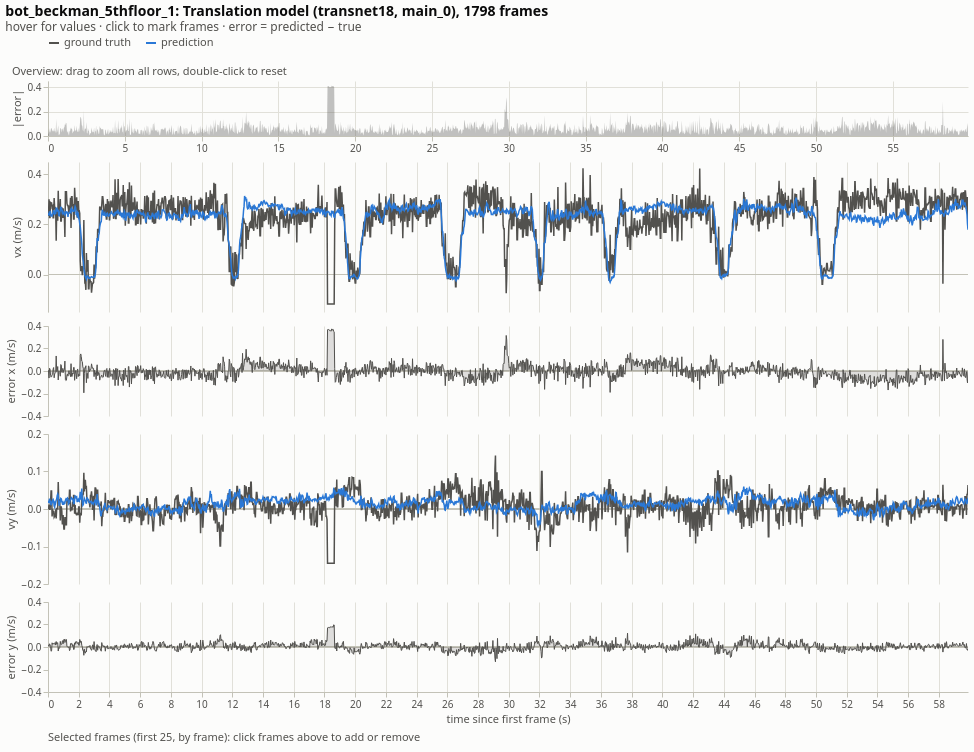

Write notebook code for a chart like this one.
### Markdown cell above
## 4 · Interactive time series

### Code cell
# Colours: ground truth is a neutral reference line; prediction and the selection highlight are
# categorical slots 1 and 2 of the RadaVis palette (checked for colour-vision deficiency).
INK, INK_2, MUTED, GRID, AXIS, SURFACE = "#0b0b0b", "#52514e", "#898781", "#e1e0d9", "#c3c2b7", "#fcfcfb"
GT_COLOR, PRED_COLOR, SELECT_COLOR = INK_2, "#2a78d6", "#eb6834"

WIDTH = 920
F3 = ".3f"
TOOLTIP = [
    alt.Tooltip("frame:Q", title="frame"),
    alt.Tooltip("t:Q", title="t (s)", format=".2f"),
    alt.Tooltip("gt_vx:Q", title="true vx", format=F3),
    alt.Tooltip("pred_vx:Q", title="pred vx", format=F3),
    alt.Tooltip("err_x:Q", title="error x", format="+.3f"),
    alt.Tooltip("gt_vy:Q", title="true vy", format=F3),
    alt.Tooltip("pred_vy:Q", title="pred vy", format=F3),
    alt.Tooltip("err_y:Q", title="error y", format="+.3f"),
    alt.Tooltip("err_norm:Q", title="|error|", format=F3),
]


def symmetric_domain(values, pad=1.05):
    m = float(np.max(np.abs(values))) * pad
    return [-m, m]


def make_timeseries_chart(df: pd.DataFrame, title: str) -> alt.VConcatChart:
    base = alt.Chart(df)

    # Interactions --------------------------------------------------------------
    brush = alt.selection_interval(name="zoom", encodings=["x"])
    hover = alt.selection_point(name="hover", fields=["frame"], nearest=True,
                                on="mouseover", clear="mouseout", empty=False)
    picked = alt.selection_point(name="picked", fields=["frame"], nearest=True,
                                 on="click", toggle="true", clear="dblclick", empty=False)

    x_detail = alt.X("t:Q", title=None, scale=alt.Scale(domain=brush, nice=False),
                     axis=alt.Axis(labels=False, ticks=False, domain=False))
    x_bottom = alt.X("t:Q", title="time since first frame (s)", scale=alt.Scale(domain=brush, nice=False))

    def frame_markers(x_enc, show_hover=True):
        # Vertical rules for selected frames (+ hover crosshair) and an invisible nearest-frame hit layer.
        layers = [
            base.mark_rule(color=SELECT_COLOR, strokeWidth=1.5, clip=True).encode(x=x_enc).transform_filter(picked),
        ]
        if show_hover:
            layers.append(base.mark_rule(color=MUTED, strokeWidth=1, clip=True).encode(x=x_enc).transform_filter(hover))
        layers.append(
            base.mark_point(opacity=0, size=60, clip=True).encode(x=x_enc, tooltip=TOOLTIP).add_params(hover, picked)
        )
        return layers

    def velocity_panel(gt_col, pred_col, label, x_enc):
        lines = (
            base.transform_fold([gt_col, pred_col], as_=["series_key", "value"])
            .transform_calculate(series=f"datum.series_key === '{gt_col}' ? 'ground truth' : 'prediction'")
            .mark_line(strokeWidth=1.5, interpolate="linear", clip=True)
            .encode(
                x=x_enc,
                y=alt.Y("value:Q", title=f"{label} (m/s)"),
                color=alt.Color("series:N", title=None,
                                scale=alt.Scale(domain=["ground truth", "prediction"], range=[GT_COLOR, PRED_COLOR]),
                                legend=alt.Legend(orient="top", direction="horizontal", symbolType="stroke",
                                                  symbolStrokeWidth=2)),
            )
        )
        zero = base.mark_rule(color=AXIS, strokeWidth=1).encode(y=alt.datum(0))
        return alt.layer(zero, lines, *frame_markers(x_enc)).properties(width=WIDTH, height=150)

    err_domain = symmetric_domain(np.concatenate([df["err_x"], df["err_y"]]))

    def error_panel(col, label, x_enc):
        area = base.mark_area(color=INK_2, opacity=0.18, clip=True).encode(
            x=x_enc, y=alt.Y(f"{col}:Q", title=f"{label} (m/s)", scale=alt.Scale(domain=err_domain)), y2=alt.datum(0))
        line = base.mark_line(color=INK_2, strokeWidth=1, clip=True).encode(x=x_enc, y=f"{col}:Q")
        zero = base.mark_rule(color=AXIS, strokeWidth=1).encode(y=alt.datum(0))
        return alt.layer(zero, area, line, *frame_markers(x_enc)).properties(width=WIDTH, height=90)

    overview = alt.layer(
        base.mark_area(color=INK_2, opacity=0.35).encode(
            x=alt.X("t:Q", title=None, scale=alt.Scale(nice=False), axis=alt.Axis(labels=True, tickCount=12)),
            y=alt.Y("err_norm:Q", title="|error|", axis=alt.Axis(tickCount=2))),
        base.mark_rule(color=SELECT_COLOR, strokeWidth=1).encode(x="t:Q").transform_filter(picked),
    ).add_params(brush).properties(
        width=WIDTH, height=55,
        title=alt.TitleParams("Overview: drag to zoom all rows, double-click to reset", fontSize=11,
                              fontWeight="normal", color=INK_2, anchor="start"))

    table = (
        base.transform_filter(picked)
        .transform_calculate(
            frame_s="format(datum.frame, 'd')", t_s="format(datum.t, '.2f')",
            true_vx="format(datum.gt_vx, '.3f')", pred_vx_s="format(datum.pred_vx, '.3f')",
            error_x="format(datum.err_x, '+.3f')",
            true_vy="format(datum.gt_vy, '.3f')", pred_vy_s="format(datum.pred_vy, '.3f')",
            error_y="format(datum.err_y, '+.3f')", abs_error="format(datum.err_norm, '.3f')")
        .transform_window(rank="row_number()", sort=[alt.SortField("frame")])
        .transform_filter("datum.rank <= 25")
        .transform_fold(["frame_s", "t_s", "true_vx", "pred_vx_s", "error_x", "true_vy", "pred_vy_s", "error_y", "abs_error"],
                        as_=["column", "text"])
        .transform_calculate(column_label=(
            "{frame_s: 'frame', t_s: 't (s)', true_vx: 'true vx', pred_vx_s: 'pred vx', error_x: 'error x', "
            "true_vy: 'true vy', pred_vy_s: 'pred vy', error_y: 'error y', abs_error: '|error|'}[datum.column]"))
        .mark_text(align="right", baseline="middle", dx=30, fontSize=11, color=INK)
        .encode(
            x=alt.X("column_label:N", title=None,
                    sort=["frame", "t (s)", "true vx", "pred vx", "error x", "true vy", "pred vy", "error y", "|error|"],
                    axis=alt.Axis(orient="top", labelAngle=0, labelColor=INK_2, domain=False, ticks=False)),
            y=alt.Y("frame:O", title=None, axis=None),
            text="text:N",
        )
        .properties(width=WIDTH * 0.75, title=alt.TitleParams(
            "Selected frames (first 25, by frame): click frames above to add or remove", fontSize=11,
            fontWeight="normal", color=INK_2, anchor="start"))
    )

    chart = alt.vconcat(
        overview,
        velocity_panel("gt_vx", "pred_vx", "vx", x_detail),
        error_panel("err_x", "error x", x_detail),
        velocity_panel("gt_vy", "pred_vy", "vy", x_detail),
        error_panel("err_y", "error y", x_bottom),
        table,
        spacing=8,
    ).properties(
        # resize=True: re-measure the layout when the selected-frames table grows or shrinks
        autosize=alt.AutoSizeParams(type="pad", resize=True),
        title=alt.TitleParams(title, anchor="start", fontSize=14, color=INK,
                              subtitle="hover for values · click to mark frames · error = predicted − true",
                              subtitleColor=INK_2)
    ).configure(
        background=SURFACE, font="system-ui, -apple-system, Segoe UI, sans-serif",
    ).configure_view(stroke=None).configure_axis(
        gridColor=GRID, domainColor=AXIS, tickColor=AXIS, labelColor=INK_2, titleColor=INK_2,
        labelFontSize=10, titleFontSize=11, titleFontWeight="normal",
    ).configure_legend(labelColor=INK_2, labelFontSize=11)
    return chart


import warnings
with warnings.catch_warnings():
    # The hover/click selections are deliberately shared by all rows; Altair 6 notes that it merged them.
    warnings.filterwarnings("ignore", message="Automatically deduplicated selection parameter")
    chart = make_timeseries_chart(df, f"{SEQUENCE}: Translation model (transnet18, {SPLIT}), {len(df)} frames")
chart

### Figure 1 — Vega-Lite specification as saved in the notebook (floating-point values rounded to 4 significant figures; data arrays with more than 128 entries replaced by an {"elided": "..."} marker saying what was removed)
{"config": {"view": {"continuousWidth": 300, "continuousHeight": 300, "stroke": null}, "axis": {"domainColor": "#c3c2b7", "gridColor": "#e1e0d9", "labelColor": "#52514e", "labelFontSize": 10, "tickColor": "#c3c2b7", "titleColor": "#52514e", "titleFontSize": 11, "titleFontWeight": "normal"}, "background": "#fcfcfb", "font": "system-ui, -apple-system, Segoe UI, sans-serif", "legend": {"labelColor": "#52514e", "labelFontSize": 11}}, "vconcat": [{"layer": [{"mark": {"type": "area", "color": "#52514e", "opacity": 0.35}, "encoding": {"x": {"axis": {"labels": true, "tickCount": 12}, "field": "t", "scale": {"nice": false}, "title": null, "type": "quantitative"}, "y": {"axis": {"tickCount": 2}, "field": "err_norm", "title": "|error|", "type": "quantitative"}}, "name": "view_bacb7354c15bad21_0"}, {"mark": {"type": "rule", "color": "#eb6834", "strokeWidth": 1}, "encoding": {"x": {"field": "t", "type": "quantitative"}}, "transform": [{"filter": {"param": "picked", "empty": false}}]}], "height": 55, "title": {"text": "Overview: drag to zoom all rows, double-click to reset", "anchor": "start", "color": "#52514e", "fontSize": 11, "fontWeight": "normal"}, "width": 920}, {"layer": [{"mark": {"type": "rule", "color": "#c3c2b7", "strokeWidth": 1}, "encoding": {"y": {"datum": 0}}}, {"mark": {"type": "line", "clip": true, "interpolate": "linear", "strokeWidth": 1.5}, "encoding": {"color": {"field": "series", "legend": {"direction": "horizontal", "orient": "top", "symbolStrokeWidth": 2, "symbolType": "stroke"}, "scale": {"domain": ["ground truth", "prediction"], "range": ["#52514e", "#2a78d6"]}, "title": null, "type": "nominal"}, "x": {"axis": {"domain": false, "labels": false, "ticks": false}, "field": "t", "scale": {"domain": {"param": "zoom"}, "nice": false}, "title": null, "type": "quantitative"}, "y": {"field": "value", "title": "vx (m/s)", "type": "quantitative"}}, "transform": [{"fold": ["gt_vx", "pred_vx"], "as": ["series_key", "value"]}, {"calculate": "datum.series_key === 'gt_vx' ? 'ground truth' : 'prediction'", "as": "series"}]}, {"mark": {"type": "rule", "clip": true, "color": "#eb6834", "strokeWidth": 1.5}, "encoding": {"x": {"axis": {"domain": false, "labels": false, "ticks": false}, "field": "t", "scale": {"domain": {"param": "zoom"}, "nice": false}, "title": null, "type": "quantitative"}}, "transform": [{"filter": {"param": "picked", "empty": false}}]}, {"mark": {"type": "rule", "clip": true, "color": "#898781", "strokeWidth": 1}, "encoding": {"x": {"axis": {"domain": false, "labels": false, "ticks": false}, "field": "t", "scale": {"domain": {"param": "zoom"}, "nice": false}, "title": null, "type": "quantitative"}}, "transform": [{"filter": {"param": "hover", "empty": false}}]}, {"mark": {"type": "point", "clip": true, "opacity": 0, "size": 60}, "encoding": {"tooltip": [{"field": "frame", "title": "frame", "type": "quantitative"}, {"field": "t", "format": ".2f", "title": "t (s)", "type": "quantitative"}, {"field": "gt_vx", "format": ".3f", "title": "true vx", "type": "quantitative"}, {"field": "pred_vx", "format": ".3f", "title": "pred vx", "type": "quantitative"}, {"field": "err_x", "format": "+.3f", "title": "error x", "type": "quantitative"}, {"field": "gt_vy", "format": ".3f", "title": "true vy", "type": "quantitative"}, {"field": "pred_vy", "format": ".3f", "title": "pred vy", "type": "quantitative"}, {"field": "err_y", "format": "+.3f", "title": "error y", "type": "quantitative"}, {"field": "err_norm", "format": ".3f", "title": "|error|", "type": "quantitative"}], "x": {"axis": {"domain": false, "labels": false, "ticks": false}, "field": "t", "scale": {"domain": {"param": "zoom"}, "nice": false}, "title": null, "type": "quantitative"}}, "name": "view_0bd165bb95af3732_4"}], "height": 150, "width": 920}, {"layer": [{"mark": {"type": "rule", "color": "#c3c2b7", "strokeWidth": 1}, "encoding": {"y": {"datum": 0}}}, {"mark": {"type": "area", "clip": true, "color": "#52514e", "opacity": 0.18}, "encoding": {"x": {"axis": {"domain": false, "labels": false, "ticks": false}, "field": "t", "scale": {"domain": {"param": "zoom"}, "nice": false}, "title": null, "type": "quantitative"}, "y": {"field": "err_x", "scale": {"domain": [-0.3929, 0.3929]}, "title": "error x (m/s)", "type": "quantitative"}, "y2": {"datum": 0}}}, {"mark": {"type": "line", "clip": true, "color": "#52514e", "strokeWidth": 1}, "encoding": {"x": {"axis": {"domain": false, "labels": false, "ticks": false}, "field": "t", "scale": {"domain": {"param": "zoom"}, "nice": false}, "title": null, "type": "quantitative"}, "y": {"field": "err_x", "type": "quantitative"}}}, {"mark": {"type": "rule", "clip": true, "color": "#eb6834", "strokeWidth": 1.5}, "encoding": {"x": {"axis": {"domain": false, "labels": false, "ticks": false}, "field": "t", "scale": {"domain": {"param": "zoom"}, "nice": false}, "title": null, "type": "quantitative"}}, "transform": [{"filter": {"param": "picked", "empty": false}}]}, {"mark": {"type": "rule", "clip": true, "color": "#898781", "strokeWidth": 1}, "encoding": {"x": {"axis": {"domain": false, "labels": false, "ticks": false}, "field": "t", "scale": {"domain": {"param": "zoom"}, "nice": false}, "title": null, "type": "quantitative"}}, "transform": [{"filter": {"param": "hover", "empty": false}}]}, {"mark": {"type": "point", "clip": true, "opacity": 0, "size": 60}, "encoding": {"tooltip": [{"field": "frame", "title": "frame", "type": "quantitative"}, {"field": "t", "format": ".2f", "title": "t (s)", "type": "quantitative"}, {"field": "gt_vx", "format": ".3f", "title": "true vx", "type": "quantitative"}, {"field": "pred_vx", "format": ".3f", "title": "pred vx", "type": "quantitative"}, {"field": "err_x", "format": "+.3f", "title": "error x", "type": "quantitative"}, {"field": "gt_vy", "format": ".3f", "title": "true vy", "type": "quantitative"}, {"field": "pred_vy", "format": ".3f", "title": "pred vy", "type": "quantitative"}, {"field": "err_y", "format": "+.3f", "title": "error y", "type": "quantitative"}, {"field": "err_norm", "format": ".3f", "title": "|error|", "type": "quantitative"}], "x": {"axis": {"domain": false, "labels": false, "ticks": false}, "field": "t", "scale": {"domain": {"param": "zoom"}, "nice": false}, "title": null, "type": "quantitative"}}, "name": "view_0bd165bb95af3732_5"}], "height": 90, "width": 920}, {"layer": [{"mark": {"type": "rule", "color": "#c3c2b7", "strokeWidth": 1}, "encoding": {"y": {"datum": 0}}}, {"mark": {"type": "line", "clip": true, "interpolate": "linear", "strokeWidth": 1.5}, "encoding": {"color": {"field": "series", "legend": {"direction": "horizontal", "orient": "top", "symbolStrokeWidth": 2, "symbolType": "stroke"}, "scale": {"domain": ["ground truth", "prediction"], "range": ["#52514e", "#2a78d6"]}, "title": null, "type": "nominal"}, "x": {"axis": {"domain": false, "labels": false, "ticks": false}, "field": "t", "scale": {"domain": {"param": "zoom"}, "nice": false}, "title": null, "type": "quantitative"}, "y": {"field": "value", "title": "vy (m/s)", "type": "quantitative"}}, "transform": [{"fold": ["gt_vy", "pred_vy"], "as": ["series_key", "value"]}, {"calculate": "datum.series_key === 'gt_vy' ? 'ground truth' : 'prediction'", "as": "series"}]}, {"mark": {"type": "rule", "clip": true, "color": "#eb6834", "strokeWidth": 1.5}, "encoding": {"x": {"axis": {"domain": false, "labels": false, "ticks": false}, "field": "t", "scale": {"domain": {"param": "zoom"}, "nice": false}, "title": null, "type": "quantitative"}}, "transform": [{"filter": {"param": "picked", "empty": false}}]}, {"mark": {"type": "rule", "clip": true, "color": "#898781", "strokeWidth": 1}, "encoding": {"x": {"axis": {"domain": false, "labels": false, "ticks": false}, "field": "t", "scale": {"domain": {"param": "zoom"}, "nice": false}, "title": null, "type": "quantitative"}}, "transform": [{"filter": {"param": "hover", "empty": false}}]}, {"mark": {"type": "point", "clip": true, "opacity": 0, "size": 60}, "encoding": {"tooltip": [{"field": "frame", "title": "frame", "type": "quantitative"}, {"field": "t", "format": ".2f", "title": "t (s)", "type": "quantitative"}, {"field": "gt_vx", "format": ".3f", "title": "true vx", "type": "quantitative"}, {"field": "pred_vx", "format": ".3f", "title": "pred vx", "type": "quantitative"}, {"field": "err_x", "format": "+.3f", "title": "error x", "type": "quantitative"}, {"field": "gt_vy", "format": ".3f", "title": "true vy", "type": "quantitative"}, {"field": "pred_vy", "format": ".3f", "title": "pred vy", "type": "quantitative"}, {"field": "err_y", "format": "+.3f", "title": "error y", "type": "quantitative"}, {"field": "err_norm", "format": ".3f", "title": "|error|", "type": "quantitative"}], "x": {"axis": {"domain": false, "labels": false, "ticks": false}, "field": "t", "scale": {"domain": {"param": "zoom"}, "nice": false}, "title": null, "type": "quantitative"}}, "name": "view_0bd165bb95af3732_4"}], "height": 150, "width": 920}, {"layer": [{"mark": {"type": "rule", "color": "#c3c2b7", "strokeWidth": 1}, "encoding": {"y": {"datum": 0}}}, {"mark": {"type": "area", "clip": true, "color": "#52514e", "opacity": 0.18}, "encoding": {"x": {"field": "t", "scale": {"domain": {"param": "zoom"}, "nice": false}, "title": "time since first frame (s)", "type": "quantitative"}, "y": {"field": "err_y", "scale": {"domain": [-0.3929, 0.3929]}, "title": "error y (m/s)", "type": "quantitative"}, "y2": {"datum": 0}}}, {"mark": {"type": "line", "clip": true, "color": "#52514e", "strokeWidth": 1}, "encoding": {"x": {"field": "t", "scale": {"domain": {"param": "zoom"}, "nice": false}, "title": "time since first frame (s)", "type": "quantitative"}, "y": {"field": "err_y", "type": "quantitative"}}}, {"mark": {"type": "rule", "clip": true, "color": "#eb6834", "strokeWidth": 1.5}, "encoding": {"x": {"field": "t", "scale": {"domain": {"param": "zoom"}, "nice": false}, "title": "time since first frame (s)", "type": "quantitative"}}, "transform": [{"filter": {"param": "picked", "empty": false}}]}, {"mark": {"type": "rule", "clip": true, "color": "#898781", "strokeWidth": 1}, "encoding": {"x": {"field": "t", "scale": {"domain": {"param": "zoom"}, "nice": false}, "title": "time since first frame (s)", "type": "quantitative"}}, "transform": [{"filter": {"param": "hover", "empty": false}}]}, {"mark": {"type": "point", "clip": true, "opacity": 0, "size": 60}, "encoding": {"tooltip": [{"field": "frame", "title": "frame", "type": "quantitative"}, {"field": "t", "format": ".2f", "title": "t (s)", "type": "quantitative"}, {"field": "gt_vx", "format": ".3f", "title": "true vx", "type": "quantitative"}, {"field": "pred_vx", "format": ".3f", "title": "pred vx", "type": "quantitative"}, {"field": "err_x", "format": "+.3f", "title": "error x", "type": "quantitative"}, {"field": "gt_vy", "format": ".3f", "title": "true vy", "type": "quantitative"}, {"field": "pred_vy", "format": ".3f", "title": "pred vy", "type": "quantitative"}, {"field": "err_y", "format": "+.3f", "title": "error y", "type": "quantitative"}, {"field": "err_norm", "format": ".3f", "title": "|error|", "type": "quantitative"}], "x": {"field": "t", "scale": {"domain": {"param": "zoom"}, "nice": false}, "title": "time since first frame (s)", "type": "quantitative"}}, "name": "view_b01b523945711494_5"}], "height": 90, "width": 920}, {"mark": {"type": "text", "align": "right", "baseline": "middle", "color": "#0b0b0b", "dx": 30, "fontSize": 11}, "encoding": {"text": {"field": "text", "type": "nominal"}, "x": {"axis": {"domain": false, "labelAngle": 0, "labelColor": "#52514e", "orient": "top", "ticks": false}, "field": "column_label", "sort": ["frame", "t (s)", "true vx", "pred vx", "error x", "true vy", "pred vy", "error y", "|error|"], "title": null, "type": "nominal"}, "y": {"axis": null, "field": "frame", "title": null, "type": "ordinal"}}, "title": {"text": "Selected frames (first 25, by frame): click frames above to add or remove", "anchor": "start", "color": "#52514e", "fontSize": 11, "fontWeight": "normal"}, "transform": [{"filter": {"param": "picked", "empty": false}}, {"calculate": "format(datum.frame, 'd')", "as": "frame_s"}, {"calculate": "format(datum.t, '.2f')", "as": "t_s"}, {"calculate": "format(datum.gt_vx, '.3f')", "as": "true_vx"}, {"calculate": "format(datum.pred_vx, '.3f')", "as": "pred_vx_s"}, {"calculate": "format(datum.err_x, '+.3f')", "as": "error_x"}, {"calculate": "format(datum.gt_vy, '.3f')", "as": "true_vy"}, {"calculate": "format(datum.pred_vy, '.3f')", "as": "pred_vy_s"}, {"calculate": "format(datum.err_y, '+.3f')", "as": "error_y"}, {"calculate": "format(datum.err_norm, '.3f')", "as": "abs_error"}, {"window": [{"op": "row_number", "field": "", "as": "rank"}], "sort": [{"field": "frame"}]}, {"filter": "datum.rank <= 25"}, {"fold": ["frame_s", "t_s", "true_vx", "pred_vx_s", "error_x", "true_vy", "pred_vy_s", "error_y", "abs_error"], "as": ["column", "text"]}, {"calculate": "{frame_s: 'frame', t_s: 't (s)', true_vx: 'true vx', pred_vx_s: 'pred vx', error_x: 'error x', true_vy: 'true vy', pred_vy_s: 'pred vy', error_y: 'error y', abs_error: '|error|'}[datum.column]", "as": "column_label"}], "width": 690.0}], "autosize": {"resize": true, "type": "pad"}, "data": {"name": "data-9e1fc9e98576ce63231fee8ae2eb5300"}, "params": [{"name": "zoom", "select": {"type": "interval", "encodings": ["x"]}, "views": ["view_bacb7354c15bad21_0"]}, {"name": "hover", "select": {"type": "point", "clear": "mouseout", "fields": ["frame"], "nearest": true, "on": "mouseover"}, "views": ["view_0bd165bb95af3732_4", "view_0bd165bb95af3732_5", "view_b01b523945711494_5"]}, {"name": "picked", "select": {"type": "point", "clear": "dblclick", "fields": ["frame"], "nearest": true, "on": "click", "toggle": "true"}, "views": ["view_0bd165bb95af3732_4", "view_0bd165bb95af3732_5", "view_b01b523945711494_5"]}], "spacing": 8, "title": {"text": "bot_beckman_5thfloor_1: Translation model (transnet18, main_0), 1798 frames", "anchor": "start", "color": "#0b0b0b", "fontSize": 14, "subtitle": "hover for values · click to mark frames · error = predicted − true", "subtitleColor": "#52514e"}, "$schema": "https://vega.github.io/schema/vega-lite/v6.1.0.json", "datasets": {"data-9e1fc9e98576ce63231fee8ae2eb5300": {"elided": "1798 records"}}}
